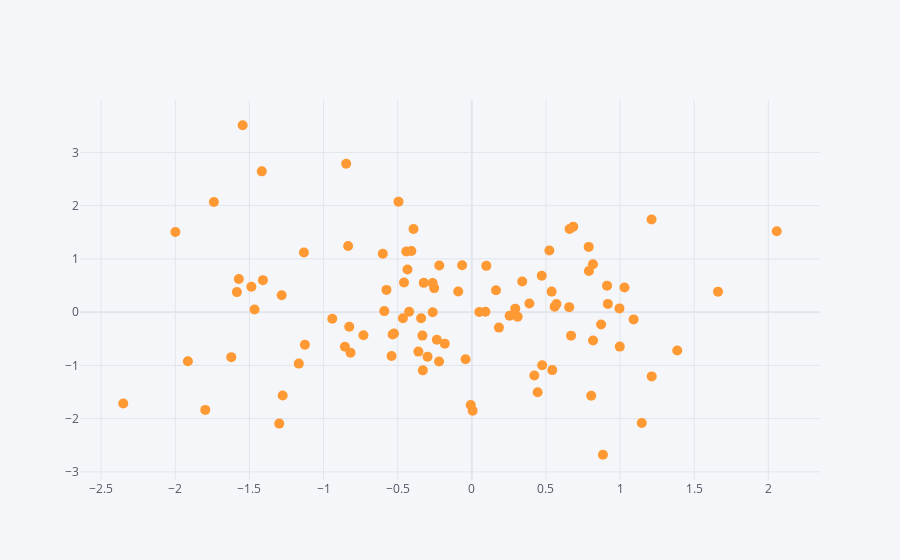

Write notebook code for a chart like this one.
### Markdown cell above
+ `scater`

### Code cell
df.iplot(kind='scatter', x='A', y='B', mode='markers', size=10)
